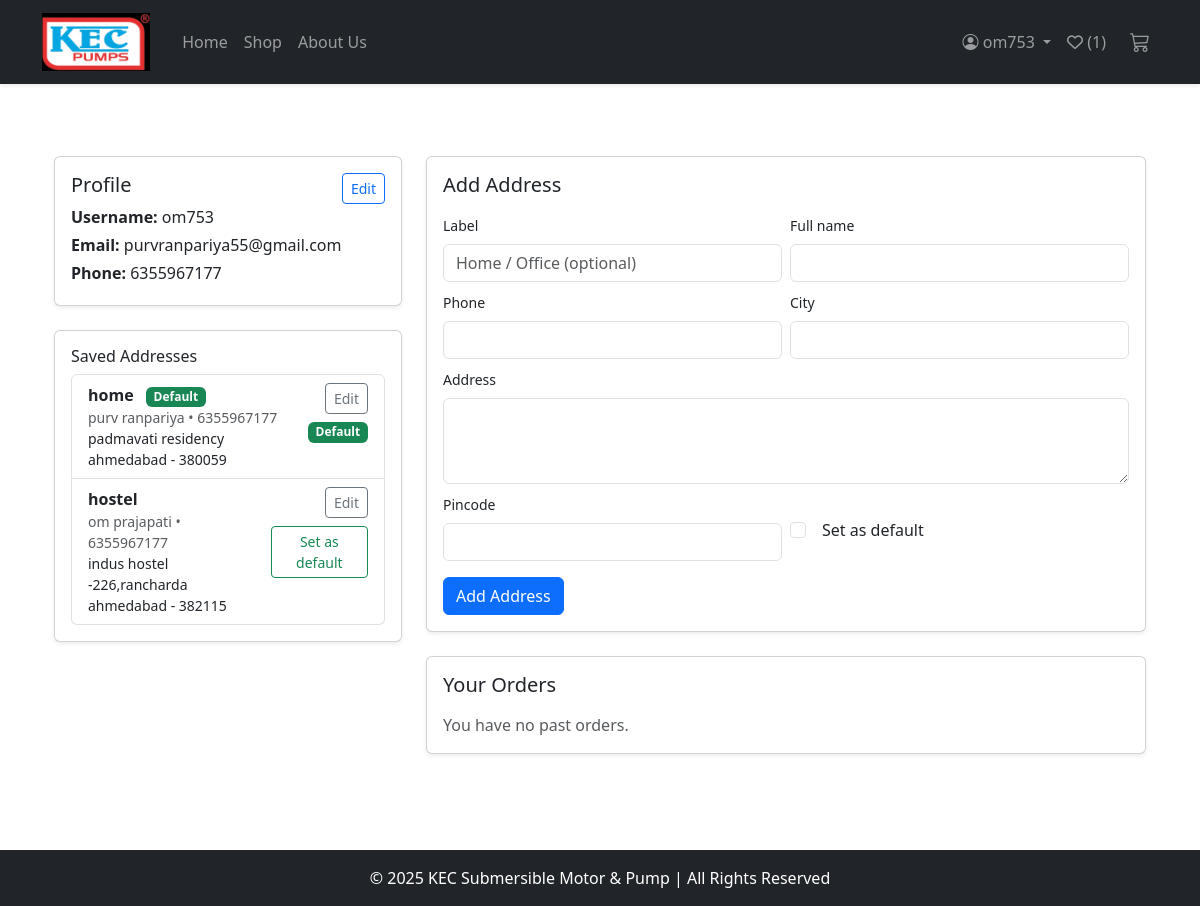
The app's page /profile/ (signed in) with its own data.
### store/models.py (models this page shows, shortened)
class Address(models.Model):
    user = models.ForeignKey(User, on_delete=models.CASCADE, related_name='addresses')
    label = models.CharField(max_length=100, blank=True, help_text="e.g. Home / Office")
    full_name = models.CharField(max_length=200)
    phone = models.CharField(max_length=20)
    address_line = models.TextField()
    city = models.CharField(max_length=100)
    pincode = models.CharField(max_length=20)
    is_default = models.BooleanField(default=False)
    created_at = models.DateTimeField(auto_now_add=True)
    class Meta:
        ordering = ['-is_default', '-created_at']

### store/views.py (the view)
# urls.py: path('profile/', views.profile_view, name='profile'),
@login_required
def profile_view(request):
    user = request.user
    email = user.email
    addresses = user.addresses.all()
    orders = Order.objects.filter(user=user).order_by('-created_at')
    add_form = AddressForm()
    context = {
        'email': email,
        'addresses': addresses,
        'orders': orders,
        'add_form': add_form,
    }
    return render(request, 'store/profile.html', context)

### store/forms.py
class AddressForm(forms.ModelForm):
    class Meta:
        model = Address
        fields = ['label', 'full_name', 'phone', 'address_line', 'city', 'pincode', 'is_default']
        widgets = {
            'label': forms.TextInput(attrs={'class': 'form-control', 'placeholder': 'Home / Office (optional)'}),
            'full_name': forms.TextInput(attrs={'class': 'form-control'}),
            'phone': forms.TextInput(attrs={'class': 'form-control'}),
            'address_line': forms.Textarea(attrs={'class': 'form-control', 'rows': 3}),
            'city': forms.TextInput(attrs={'class': 'form-control'}),
            'pincode': forms.TextInput(attrs={'class': 'form-control'}),
            'is_default': forms.CheckboxInput(attrs={'class': 'form-check-input'}),
        }

### store/context_processors.py (called while the page is built)
def wishlist_count(request):
    if request.user.is_authenticated:
        count = Wishlist.objects.filter(user=request.user).count()
    else:
        count = 0
    return {'wishlist_count': count}

### store/templates/store/profile.html (shortened to what this page needs)
{% extends 'store/base.html' %}
{% block content %}
<div class="container py-5">
  <div class="row g-4">
    <div class="col-md-4">
      <div class="card mb-4 shadow-sm">
        <div class="card-body d-flex justify-content-between align-items-start">
          <div>
            <h5 class="mb-2">Profile</h5>
            <p class="mb-1"><strong>Username:</strong> {{ request.user.username }}</p>
            <p class="mb-1"><strong>Email:</strong> {{ email }}</p>
            <p class="mb-1"><strong>Phone:</strong>
              {% with first_addr=request.user.addresses.first %}
                {% if first_addr %}
                  {{ first_addr.phone }}
                {% else %}
                  Not added
                {% endif %}
              {% endwith %}
            </p>
          </div>
          <div>
            <a href="{% url 'store:edit_profile' %}" class="btn btn-sm btn-outline-primary">Edit</a>
          </div>
        </div>
      </div>
      <div class="card mb-4 shadow-sm">
        <div class="card-body">
          <div class="d-flex justify-content-between align-items-center mb-2">
            <h6 class="mb-0">Saved Addresses</h6>
          </div>
          {% if addresses %}
            <ul class="list-group">
              {% for a in addresses %}
                <li class="list-group-item d-flex justify-content-between align-items-start">
                  <div>
                    <strong>{{ a.label|default:"Address" }}</strong>
                    {% if a.is_default %} <span class="badge bg-success ms-2">Default</span> {% endif %}
                    <div class="small text-muted">{{ a.full_name }} • {{ a.phone }}</div>
                    <div class="small">{{ a.address_line }}</div>
                    <div class="small">{{ a.city }} - {{ a.pincode }}</div>
                  </div>
                  <div class="ms-3 d-flex flex-column align-items-end">
                    <a href="{% url 'store:edit_address' a.id %}" class="btn btn-sm btn-outline-secondary mb-2">Edit</a>
                    {% if not a.is_default %}
                      <form method="post" action="{% url 'store:set_default_address' a.id %}">
                        <button type="submit" class="btn btn-sm btn-outline-success">Set as default</button>
                      </form>
                    {% else %}
                      <span class="badge bg-success">Default</span>
                    {% endif %}
                  </div>
                </li>
              {% endfor %}
            </ul>
          {% else %}
            <p class="text-muted mb-0">No addresses yet. Add one below.</p>
          {% endif %}
        </div>
      </div>
    </div>
    <div class="col-md-8">
      <div class="card mb-4 shadow-sm">
        <div class="card-body">
          <h5 class="mb-3">Add Address</h5>
          <form method="post" action="{% url 'store:add_address' %}">
            <div class="row g-2">
              <div class="col-md-6">
                <label class="form-label small">Label</label>
                {{ add_form.label }}
              </div>
              <div class="col-md-6">
                <label class="form-label small">Full name</label>
                {{ add_form.full_name }}
              </div>
              <div class="col-md-6">
                <label class="form-label small">Phone</label>
                {{ add_form.phone }}
              </div>
              <div class="col-md-6">
                <label class="form-label small">City</label>
                {{ add_form.city }}
              </div>
              <div class="col-12">
                <label class="form-label small">Address</label>
                {{ add_form.address_line }}
              </div>
              <div class="col-md-6">
                <label class="form-label small">Pincode</label>
                {{ add_form.pincode }}
              </div>
              <div class="col-md-6 d-flex align-items-center">
                <div class="form-check mt-2">
                  {{ add_form.is_default }} <label class="form-check-label ms-2">Set as default</label>
                </div>
              </div>
              <div class="col-12 mt-3">
                <button class="btn btn-primary" type="submit">Add Address</button>
              </div>
            </div>
          </form>
        </div>
      </div>
      <div class="card shadow-sm">
        <div class="card-body">
          <h5 class="mb-3">Your Orders</h5>
          {% if orders %}
            <div class="list-group">
              {% for order in orders %}
                <div class="list-group-item">
                  <div class="d-flex justify-content-between align-items-start">
                    <div>
                      <strong>Order #{{ order.id }}</strong>
                      <div class="small text-muted">Placed on {{ order.created_at|date:"d M Y H:i" }}</div>
                      <div class="small">Status: <span class="badge bg-secondary">{{ order.status }}</span></div>
                    </div>
                    <div class="text-end">
                      <div class="fw-bold">₹ {{ order.total_amount }}</div>
                    </div>
                  </div>
                  <div class="mt-2">
                    {% for it in order.items.all %}
                      <div class="small">
                        • {{ it.product.name }} — Qty: {{ it.quantity }} — ₹ {{ it.price }} each
                      </div>
                    {% endfor %}
                  </div>
                </div>
              {% endfor %}
            </div>
          {% else %}
            <p class="text-muted mb-0">You have no past orders.</p>
          {% endif %}
        </div>
      </div>
    </div>
  </div>
</div>
{% endblock %}

### store/templates/store/base.html (shortened to what this page needs)
<!DOCTYPE html>
<html lang="en">
<head>
    {% load static %}
    <link href="https://cdn.jsdelivr.net/npm/bootstrap@5.3.2/dist/css/bootstrap.min.css" rel="stylesheet">
    <link rel="stylesheet" href="{% static 'store/css/style.css' %}">
    <link rel="stylesheet" href="https://cdn.jsdelivr.net/npm/bootstrap-icons@1.11.1/font/bootstrap-icons.css">
    <link rel="stylesheet" href="https://cdnjs.cloudflare.com/ajax/libs/font-awesome/6.5.1/css/all.min.css">
</head>
<body>
{% load static %}
<nav class="navbar navbar-expand-lg navbar-dark bg-dark shadow-sm">
  <div class="container">
    <a class="navbar-brand d-flex align-items-center" href="{% url 'store:home' %}">
      <img src="{% static 'store/images/KEC_logo.jpg' %}" alt="KEC Logo"
           style="height:58px; width:auto; object-fit:contain;" class="me-2">
    </a>
    <div class="collapse navbar-collapse" id="kecNavbar">
      <ul class="navbar-nav me-auto mb-2 mb-lg-0">
        <li class="nav-item">
          <a class="nav-link {% if request.path == '/' %}active{% endif %}" href="{% url 'store:home' %}">Home</a>
        </li>
        <li class="nav-item">
          {% if request.path == '/shop/' or request.path|slice:"0:6" == '/shop/' %}
            <a class="nav-link active" href="{% url 'store:shop' %}">Shop</a>
          {% else %}
            <a class="nav-link" href="{% url 'store:shop' %}">Shop</a>
          {% endif %}
        </li>
        <li class="nav-item">
          <a class="nav-link" href="#">About Us</a>
        </li>
      </ul>
      <ul class="navbar-nav ms-auto mb-2 mb-lg-0 align-items-center">
        {% if user.is_authenticated %}
          <li class="nav-item dropdown">
            <a class="nav-link dropdown-toggle" href="#" id="userDropdown" role="button" data-bs-toggle="dropdown" aria-expanded="false">
              <i class="bi bi-person-circle"></i> {{ user.username }}
            </a>
          </li>
          <a href="{% url 'store:wishlist' %}" class="nav-link">
              <i class="far fa-heart"></i>
              {% if user.is_authenticated %}
                  (<span id="wishlist-count">{{ wishlist_count }}</span>)
              {% endif %}
          </a>
        {% endif %}
        <li class="nav-item ms-2">
          <a class="nav-link position-relative" href="{% url 'store:cart_detail' %}" title="View cart">
            <i class="bi bi-cart3 fs-5"></i>
          </a>
        </li>
      </ul>
    </div>
  </div>
</nav>
<div class="container mt-4">
    {% block content %}{% endblock %}
</div>
<footer class="bg-dark text-white text-center p-3 mt-5">
    <p class="mb-0">© 2025 KEC Submersible Motor & Pump | All Rights Reserved</p>
</footer>
</body>
</html>

### store/static/store/css/style.css (style rules this page uses)
.navbar-brand img { max-height: 60px; width: auto; object-fit: contain; }

### records on screen
Address: phone "6355967177", label "home", is_default "Default", full_name "purv ranpariya", address_line "padmavati residency", city "ahmedabad", pincode "380059"
Address: label "hostel", full_name "om prajapati", phone "6355967177", address_line "indus hostel -226,rancharda", city "ahmedabad", pincode "382115", is_default "Set as default"

### other values on screen
{{ user.username }} "om753"
{{ wishlist_count }} "1"
{{ request.user.username }} "om753"
{{ email }} "purvranpariya55@gmail.com"
